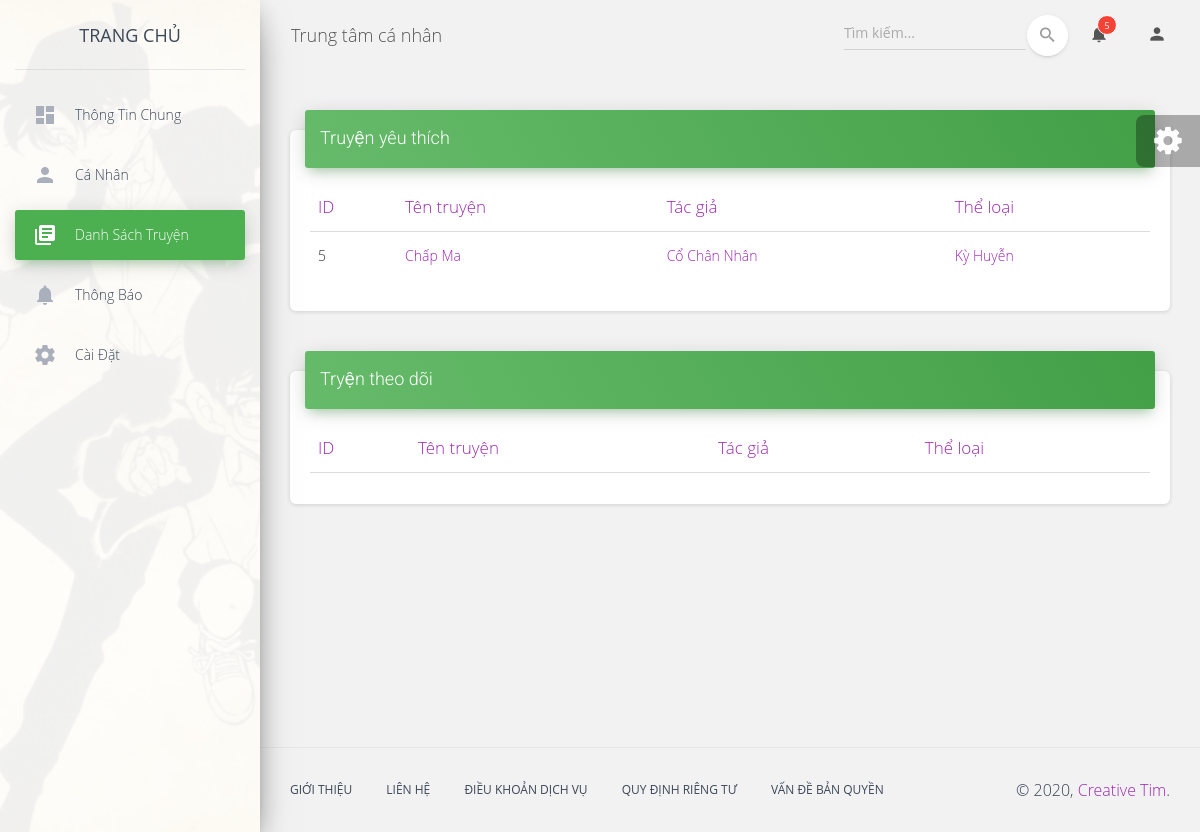
Screenshot of /src/tables.php (signed in) with the database file from the repository.
### tables this page shows
CREATE TABLE `truyen_thanhvien` (
  `id_truyen` int(11) NOT NULL,
  `id_thanhvien` int(11) NOT NULL,
  `yeuthich` int(1) DEFAULT 0,
  `theodoi` int(1) NOT NULL DEFAULT 0,
  `dexuat` int(1) NOT NULL DEFAULT 0,
  `rate` int(1) NOT NULL DEFAULT 5
);

CREATE TABLE `truyen` (
  `id` int(11) NOT NULL,
  `ten` varchar(255) NOT NULL,
  `id_tacgia` int(11) NOT NULL,
  `id_theloai` int(11) NOT NULL,
  `id_admin` int(11) NOT NULL,
  `trangthai` int(1) NOT NULL,
  `anh` varchar(255) NOT NULL DEFAULT 'default.png',
  `namxb` year(4) NOT NULL,
  `mota` varchar(1000) NOT NULL,
  `luotxem` int(11) NOT NULL DEFAULT 0
);

CREATE TABLE `tacgia` (
  `id` int(11) NOT NULL,
  `ten` varchar(255) NOT NULL,
  `anh` varchar(255) NOT NULL
);

CREATE TABLE `theloai` (
  `id` int(11) NOT NULL,
  `ten` varchar(255) NOT NULL
);

### src/tables.php (the view, shortened to what this page needs)
<?php
include("../dist/config.php");
?>
<!DOCTYPE html>
<html lang="en">
<head>
  <link rel="stylesheet" href="https://maxcdn.bootstrapcdn.com/font-awesome/latest/css/font-awesome.min.css">
  <link href="../assets/css/material-dashboard.css?v=2.1.1" rel="stylesheet" />
  <link rel="stylesheet" href="../assets/css/custom.css">
</head>
<body class="">
  <div class="wrapper ">
    <div class="sidebar" data-color="green" data-background-color="white" data-image="../assets/img/sidebar-1.jpg">
      <div class="logo">
        <a href="../index.php" class="simple-text logo-normal">
          Trang chủ
        </a>
      </div>
      <div class="sidebar-wrapper">
        <ul class="nav">
          <li class="nav-item  ">
            <a class="nav-link" href="./dashboard.php">
              <i class="material-icons">dashboard</i>
              <p>Thông tin chung</p>
            </a>
          </li>
          <li class="nav-item ">
            <a class="nav-link" href="./user.php">
              <i class="material-icons">person</i>
              <p>Cá nhân</p>
            </a>
          </li>
          <li class="nav-item active ">
            <a class="nav-link" href="./tables.php">
              <i class="material-icons">library_books</i>
              <p>Danh sách truyện</p>
            </a>
          </li>
          <li class="nav-item ">
            <a class="nav-link" href="./notifications.php">
              <i class="material-icons">notifications</i>
              <p>Thông báo</p>
            </a>
          </li>
          <li class="nav-item ">
            <a class="nav-link" href="setting.php">
              <i class="material-icons">settings</i>
              <p>Cài đặt</p>
            </a>
          </li>
        </ul>
      </div>
    </div>
    <div class="main-panel">
      <nav class="navbar navbar-expand-lg navbar-transparent navbar-absolute fixed-top ">
        <div class="container-fluid">
          <div class="navbar-wrapper">
            <a class="navbar-brand" href="#pablo">Trung tâm cá nhân</a>
          </div>
          <div class="collapse navbar-collapse justify-content-end">
            <form class="navbar-form">
              <div class="input-group no-border">
                <input type="text" value="" class="form-control" placeholder="Tìm kiếm...">
                <button type="submit" class="btn btn-white btn-round btn-just-icon">
                  <i class="material-icons">search</i>
                  <div class="ripple-container"></div>
                </button>
              </div>
            </form>
            <ul class="navbar-nav">
              <li class="nav-item dropdown">
                <a class="nav-link" href="#" id="navbarDropdownMenuLink" data-toggle="dropdown"
                  aria-haspopup="true" aria-expanded="false">
                  <i class="material-icons">notifications</i>
                  <span class="notification">5</span>
                </a>
              </li>
              <li class="nav-item dropdown">
                <a class="nav-link" href="#pablo" id="navbarDropdownProfile" data-toggle="dropdown" aria-haspopup="true"
                  aria-expanded="false">
                  <i class="material-icons">person</i>
                </a>
              </li>
            </ul>
          </div>
        </div>
      </nav>
      <div class="content">
        <div class="container-fluid">
          <div class="row">
            <div class="col-md-12">
              <div class="card">
                <div class="card-header card-header-success">
                  <h4 class="card-title ">Truyện yêu thích</h4>
                </div>
                <div class="card-body">
                  <div class="table-responsive">
                    <table class="table">
                      <thead class=" text-primary">
                        <th>
                          ID
                        </th>
                        <th>
                          Tên truyện
                        </th>
                        <th>
                          Tác giả
                        </th>
                        <th>
                          Thể loại
                        </th>
                      </thead>
                      <tbody>
                      <?php
                      $id = $_SESSION["id"];
                      $sql = "select * from thanhvien where id_taikhoan = ".$id;
                      $query = $conn->query($sql);
                      $user = $query->fetch_assoc();
                      $sqltruyenyeuthich = " select * from truyen_thanhvien where id_thanhvien= ".$user["id"]." and yeuthich = 1";
                $querytruyenyeuthich =$conn->query($sqltruyenyeuthich);
                while ($truyenyeuthich = $querytruyenyeuthich->fetch_assoc()){
                    $sql_truyen=
                    "Select truyen.id,truyen.ten as tentruyen,truyen.id_tacgia,truyen.id_theloai,truyen.trangthai,truyen.id_admin,truyen.anh as anhbia,truyen.namxb,truyen.luotxem,truyen.mota,tacgia.ten as tentacgia,tacgia.anh as anhtacgia,theloai.ten as theloai,admin.id_taikhoan from truyen
inner join tacgia on  truyen.id_tacgia = tacgia.id
INNER JOIN theloai on   truyen.id_theloai = theloai.id
INNER JOIN admin on truyen.id_admin  = admin.id
where truyen.id=".$truyenyeuthich["id_truyen"];
                    $querytruyen =$conn->query($sql_truyen);
                    $truyen = $querytruyen -> fetch_assoc();
                     echo " <tr>
                          <td>".$truyen['id']."</td>
                          <td>
                            <a href=\"../dist/chitiettruyen.php?id=".$truyen["id"]."\">".$truyen["tentruyen"]."</a>
                          </td>
                          <td>
                            <a href=\"#link\">".$truyen["tentacgia"]."</a>
                          </td>
                          <td>
                            <a href=\"#link\">".$truyen["theloai"]."</a>
                          </td>
                        </tr>";
                };
 ?>
                      </tbody>
                    </table>
                  </div>
                </div>
              </div>
            </div>
            <div class="col-md-12">
              <div class="card">
                <div class="card-header card-header-success">
                  <h4 class="card-title ">Tryện theo dõi</h4>
                </div>
                <div class="card-body">
                  <div class="table-responsive">
                    <table class="table">
                      <thead class=" text-primary">
                        <th>
                          ID
                        </th>
                        <th>
                          Tên truyện
                        </th>
                        <th>
                          Tác giả
                        </th>
                        <th>
                          Thể loại
                        </th>
                      </thead>
                    </table>
                  </div>
                </div>
              </div>
            </div>
          </div>
        </div>
      </div>
      <footer class="footer">
        <div class="container-fluid">
          <nav class="float-left">
            <ul>
              <li>
                <a href="../index.php">
                  Giới Thiệu
                </a>
              </li>
              <li>
                <a href="#blog">
                  Liên Hệ
                </a>
              </li>
              <li>
                <a href="#license">
                  Điều Khoản Dịch Vụ
                </a>
              </li>
              <li>
                <a href="#license">
                  Quy Định Riêng Tư
                </a>
              </li>
              <li>
                <a href="#license">
                  Vấn Đề Bản Quyền
                </a>
              </li>
            </ul>
          </nav>
          <div class="copyright float-right">
            &copy;
            ,
            <a href="#" target="_blank">Creative Tim</a>.
          </div>
        </div>
      </footer>
    </div>
  </div>
  <div class="fixed-plugin">
    <div class="dropdown show-dropdown">
      <a href="#" data-toggle="dropdown">
        <i class="fa fa-cog fa-2x"> </i>
      </a>
    </div>
  </div>
</body>
</html>

### assets/css/custom.css (style rules this page uses)
body { background: #f2f2f2; font-family: 'Open Sans', sans-serif; }

### rows the page displays
truyen_thanhvien: id_truyen "5", id_truyen.ten "Chấp Ma", tacgia.ten "Cổ Chân Nhân", theloai.ten "Kỳ Huyễn"
